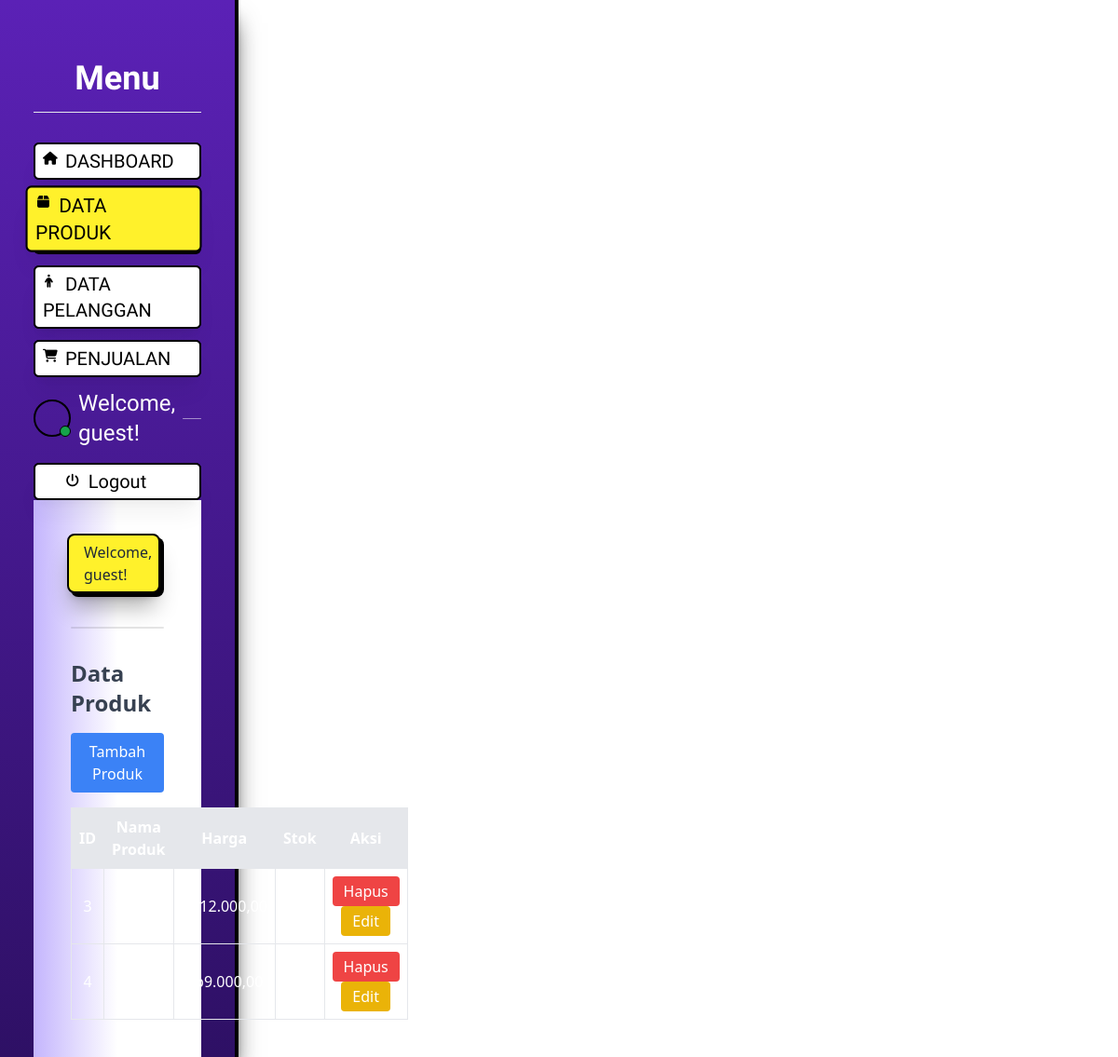
Page /produk.php on the earlier database version.
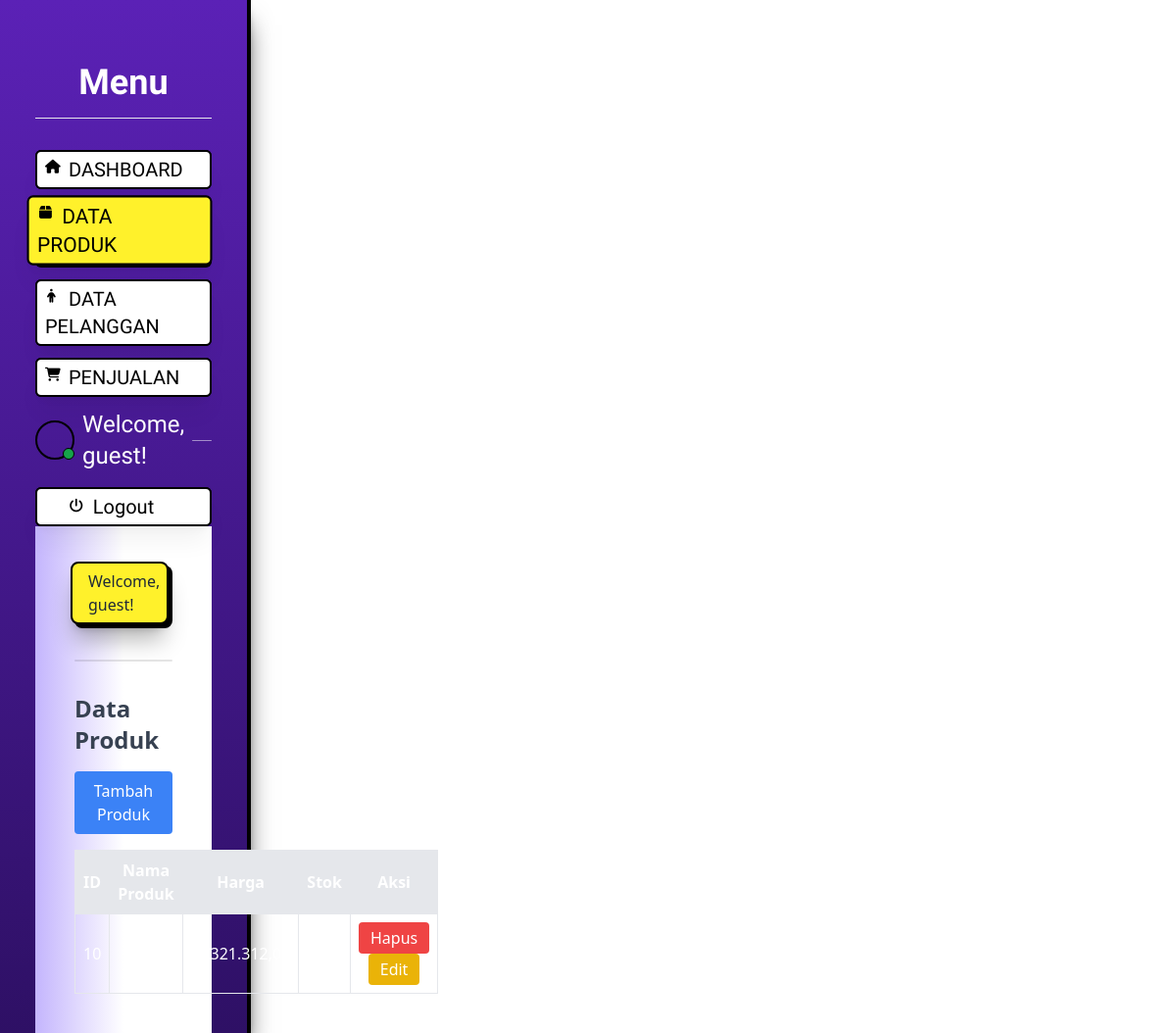
Same page on the later database version.
### tables this page shows
CREATE TABLE `produk` (
  `ProdukID` int(11) NOT NULL,
  `NamaProduk` varchar(255) NOT NULL,
  `Harga` decimal(10,2) NOT NULL,
  `Stok` int(11) NOT NULL
);

### produk.php (the view, shortened to what the changed rows need)
<?php
require_once "koneksi.php";
?>
<!DOCTYPE html>
<html lang="id">
<head>
    <link rel="stylesheet" href="css/style.css">
    <script src="https://cdn.tailwindcss.com"></script>
    <link rel="stylesheet" href="https://cdnjs.cloudflare.com/ajax/libs/font-awesome/6.7.2/css/all.min.css" />
</head>
<body class="">
<div class="flex h-screen">
    <div class="w-64 z-20 shadow-xl shadow-black/70 bg-white bg-gradient-to-b from-violet-800 to-violet-950 text-white p-9 flex flex-col border-r-4 border-black relative">
    <div class="flex-1 p-10 bg-gradient-to-r from-violet-300 via-white to-white">
        <h2 class="text-2xl font-bold text-gray-700 mt-8 mb-4">Data Produk</h2>
        <table class="w-full mt-4 border-collapse border border-gray-300">
            <thead>
                <tr class="bg-gray-200">
                    <th class="border p-2">ID</th>
                    <th class="border p-2">Nama Produk</th>
                    <th class="border p-2">Harga</th>
                    <th class="border p-2">Stok</th>
                    <th class="border p-2">Aksi</th>
                </tr>
            </thead>
            <tbody>
                <?php
                $result = $conn->query("SELECT * FROM produk");
                while ($row = mysqli_fetch_assoc($result)) : ?>
                    <tr class='text-center'>
                        <td class='border p-2'><?php echo $row['ProdukID']; ?></td>
                        <td class='border p-2'><?php echo $row['NamaProduk']; ?></td>
                        <td class='border p-2'>Rp<?php echo number_format($row['Harga'], 2, ',', '.'); ?></td>
                        <td class='border p-2'><?php echo $row['Stok']; ?></td>
                        <td class='border p-2'>
                            <button onclick="deleteProduk('<?php echo $row['ProdukID']; ?>')" class='bg-red-500 text-white px-3 py-1 rounded hover:bg-red-600'>Hapus</button>
                            <button onclick="editModal('<?php echo $row['ProdukID']; ?>', '<?php echo $row['NamaProduk']; ?>', '<?php echo $row['Harga']; ?>', '<?php echo $row['Stok']; ?>')" class='bg-yellow-500 text-white px-3 py-1 rounded hover:bg-yellow-600'>Edit</button>
                        </td>
                    </tr>
                <?php endwhile; ?>
            </tbody>
        </table>
    </div>
</div>
</body>
</html>

Differences in the rows shown:
removed produk: ProdukID "3", Harga "12.000,00"
removed produk: ProdukID "4", Harga "9.000,00"
added produk: ProdukID "10", Harga "321.312,00"
